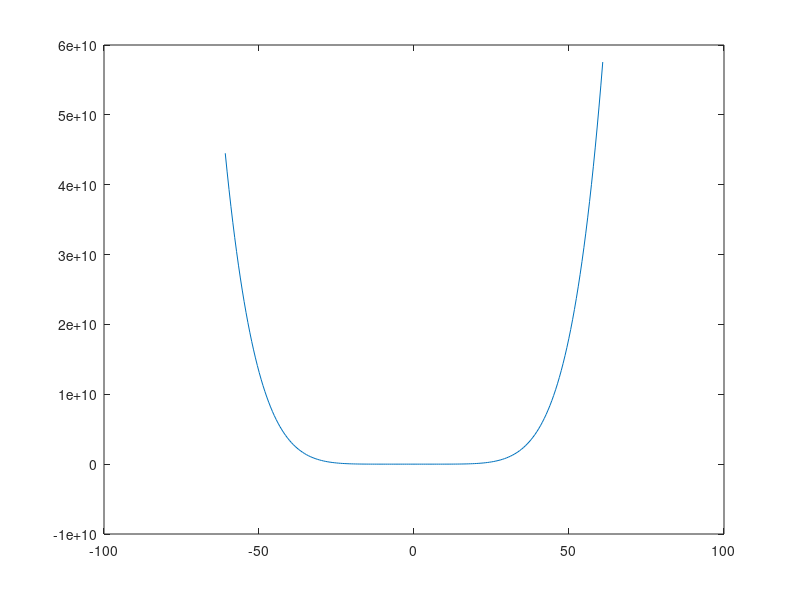

Reproduce this figure in MATLAB.
clc;clear;
%% By: YACINE BOUALI
%% 
% Define the function and its derivative
f = @(x) x^6 + 7.8*x^5 + 5.28*x^4 + 6*x^3 + 7.2*x^2 + 3*x - 7.28;
df = @(x) 6*x^5 + 39*x^4 + 21.12*x^3 + 18*x^2 + 14.4*x + 3;

% Set the initial guess and tolerance level
x0 = -1.27;
tol = 1e-6;

% Perform the Newton-Raphson iterations
x = x0;
while true
    % Calculate the next approximation
    x_new = x - f(x) / df(x);
    
    % Check for convergence
    if abs(x_new - x) < tol
        break;
    end
    
    % Update the current approximation
    x = x_new;
end

% Display the final result
fprintf('The root of the equation is approximately %.6f\n', x);
%% 
disp('Solution xs')
xS=x
disp('Solution f(xs)')
fs=f(xS)
%% plot
X=-xS*100:xS:xS*100;
Y = X.^6 + 7.8*X.^5 + 5.28.*X.^4 + 6.*X.^3 + 7.2.*X.^2 + 3*X - 7.28;
plot(X,Y)
